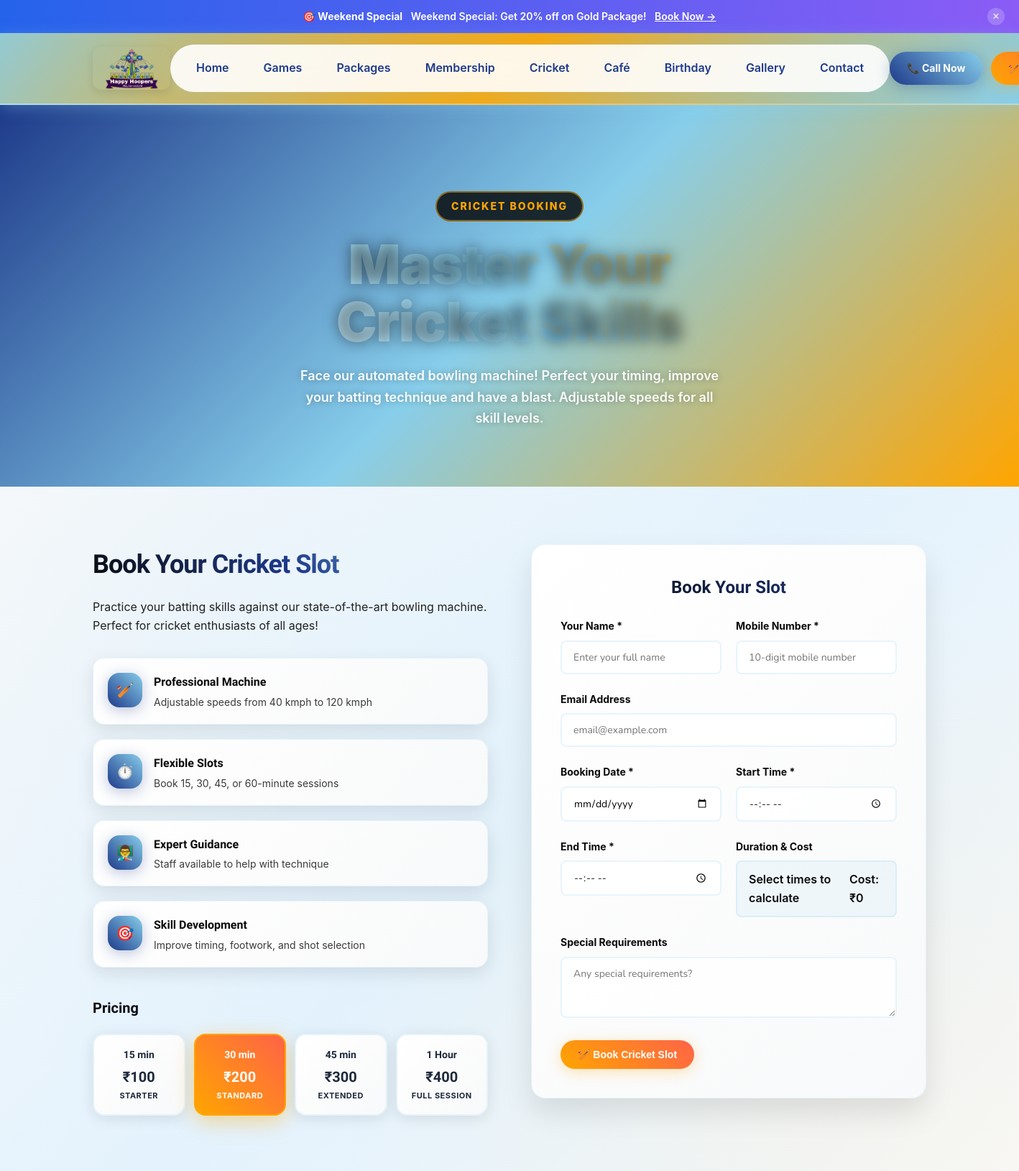
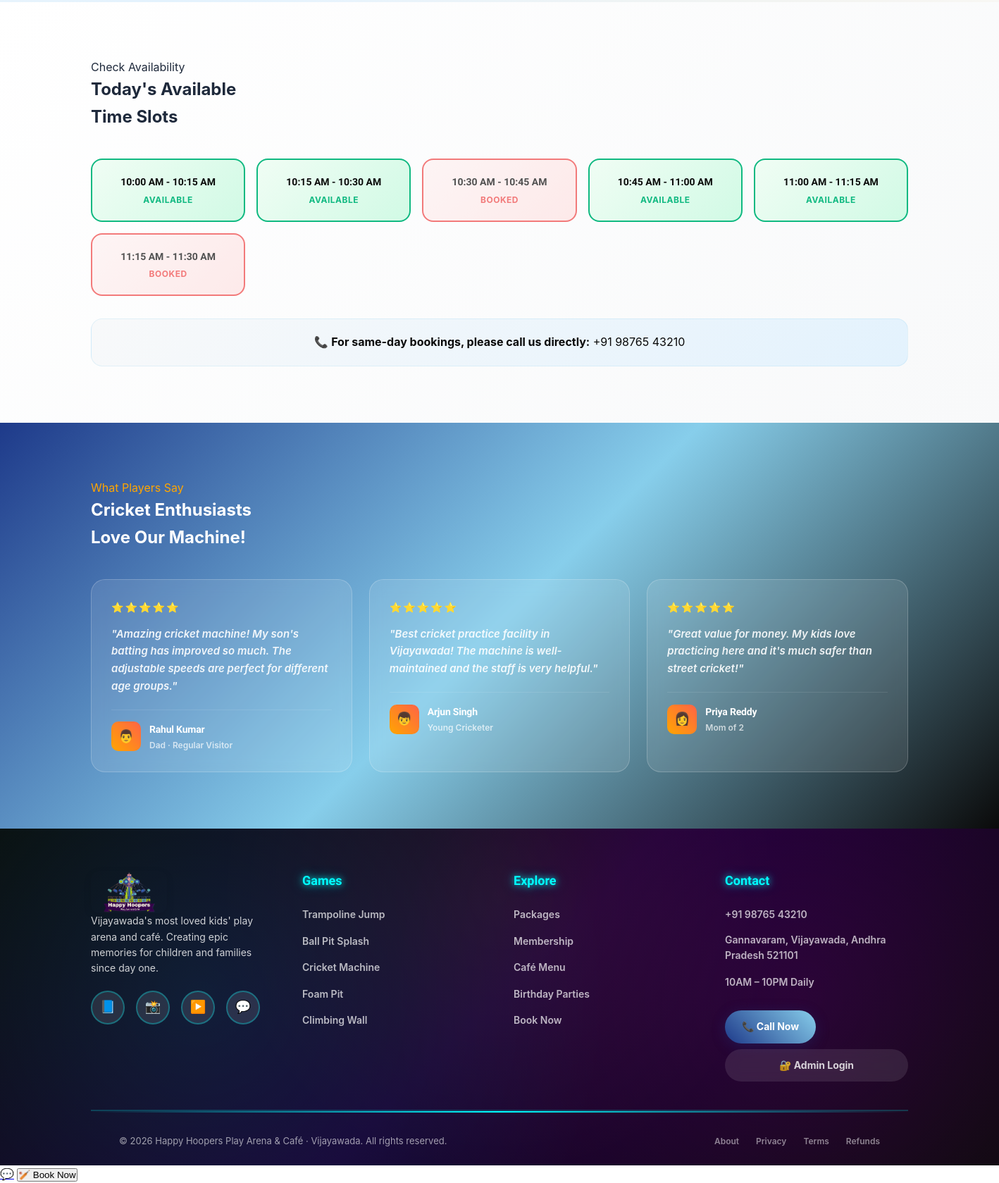
Screenshot of /cricket-booking/ with the database file from the repository (2 pictures, top to bottom).
### arena/models.py (models this page shows, shortened)
class SiteSettings(models.Model):
    key = models.CharField(max_length=100, unique=True)
    value = models.TextField()
    description = models.TextField(blank=True, null=True)
    updated_at = models.DateTimeField(auto_now=True)
    class Meta:
        ordering = ['key']
        verbose_name = "Site Setting"
        verbose_name_plural = "Site Settings"

### arena/views.py (the view)
# urls.py: path('cricket-booking/', views.cricket_booking, name='cricket_booking'),
def cricket_booking(request):
    if request.method == 'POST':
        form = CricketBookingForm(request.POST)
        if form.is_valid():
            booking = form.save()
            messages.success(request, f'Booking confirmed! Your booking ID is {booking.booking_id}')
            try:
                send_mail(
                    'Cricket Booking Confirmed - Happy Hoopers',
                    f'Your booking is confirmed!\n\nBooking ID: {booking.booking_id}\nDate: {booking.date}\nTime: {booking.start_time} - {booking.end_time}\nCost: ₹{booking.cost}',
                    settings.DEFAULT_FROM_EMAIL,
                    [booking.email],
                    fail_silently=True,
                )
            except:
                pass
            return redirect('arena:cricket_booking')
    else:
        form = CricketBookingForm()
    from datetime import date, timedelta
    today = date.today()
    available_dates = [(today + timedelta(days=i)) for i in range(8)]
    pricing_slots = CricketPricing.objects.filter(is_active=True).order_by('start_time')
    selected_date = request.GET.get('date', str(today))
    booked_slots = CricketBooking.objects.filter(
        date=selected_date,
        status='confirmed'
    ).values_list('start_time', 'end_time')
    context = {
        'form': form,
        'available_dates': available_dates,
        'pricing_slots': pricing_slots,
        'booked_slots': list(booked_slots),
        'selected_date': selected_date,
        'site_settings': get_site_settings(),
    }
    return render(request, 'arena/cricket_booking.html', context)

### arena/forms.py (shortened to what this page needs)
class CricketBookingForm(forms.ModelForm):
    mobile = forms.CharField(
        max_length=15,
        validators=[RegexValidator(r'^\d{10}$', 'Enter a valid 10-digit mobile number')]
    )
    class Meta:
        model = CricketBooking
        fields = ['name', 'mobile', 'email', 'date', 'start_time', 'end_time', 'notes']
        widgets = {
            'date': forms.DateInput(attrs={'type': 'date', 'min': timezone.now().date()}),
            'start_time': forms.TimeInput(attrs={'type': 'time'}),
            'end_time': forms.TimeInput(attrs={'type': 'time'}),
            'notes': forms.Textarea(attrs={'rows': 3}),
        }

### arena/views.py (called while the page is built)
def get_site_settings():
    settings_dict = {}
    settings_obj = SiteSettings.objects.all()
    for setting in settings_obj:
        settings_dict[setting.key] = setting.value
    return settings_dict

### arena/templates/arena/cricket_booking.html (shortened to what this page needs)
{% extends 'arena/base.html' %}
{% load static %}
{% block content %}
<section class="cricket-booking-hero">
  <div class="container">
    <div class="cricket-hero-content">
      <div class="cricket-eyebrow">Cricket Booking</div>
      <h1 class="cricket-title">Master Your<br>Cricket Skills</h1>
      <p class="cricket-desc">Face our automated bowling machine! Perfect your timing, improve your batting technique and have a blast. Adjustable speeds for all skill levels.</p>
    </div>
  </div>
</section>
<section class="booking-form-section">
  <div class="container">
    <div class="booking-form-grid">
      <div class="booking-info">
        <h2>Book Your Cricket Slot</h2>
        <p>Practice your batting skills against our state-of-the-art bowling machine. Perfect for cricket enthusiasts of all ages!</p>
        <div class="booking-features">
          <div class="feature-item">
            <div class="feature-icon">🏏</div>
            <div class="feature-text">
              <strong>Professional Machine</strong>
              <p>Adjustable speeds from 40 kmph to 120 kmph</p>
            </div>
          </div>
          <div class="feature-item">
            <div class="feature-icon">⏱️</div>
            <div class="feature-text">
              <strong>Flexible Slots</strong>
              <p>Book 15, 30, 45, or 60-minute sessions</p>
            </div>
          </div>
          <div class="feature-item">
            <div class="feature-icon">👨‍🏫</div>
            <div class="feature-text">
              <strong>Expert Guidance</strong>
              <p>Staff available to help with technique</p>
            </div>
          </div>
          <div class="feature-item">
            <div class="feature-icon">🎯</div>
            <div class="feature-text">
              <strong>Skill Development</strong>
              <p>Improve timing, footwork, and shot selection</p>
            </div>
          </div>
        </div>
        <div class="pricing-info">
          <h3>Pricing</h3>
          <div class="pricing-grid">
            <div class="price-card">
              <div class="price-duration">15 min</div>
              <div class="price-amount">₹100</div>
              <div class="price-label">Starter</div>
            </div>
            <div class="price-card active">
              <div class="price-duration">30 min</div>
              <div class="price-amount">₹200</div>
              <div class="price-label">Standard</div>
            </div>
            <div class="price-card">
              <div class="price-duration">45 min</div>
              <div class="price-amount">₹300</div>
              <div class="price-label">Extended</div>
            </div>
            <div class="price-card">
              <div class="price-duration">1 Hour</div>
              <div class="price-amount">₹400</div>
              <div class="price-label">Full Session</div>
            </div>
          </div>
        </div>
      </div>
      <div class="booking-form-card">
        <h3>Book Your Slot</h3>
        <form method="post" id="cricket-booking-form">
          <div class="form-row">
            <div class="form-group">
              <label for="{{ form.name.id_for_label }}">Your Name *</label>
              {{ form.name }}
            </div>
            <div class="form-group">
              <label for="{{ form.mobile.id_for_label }}">Mobile Number *</label>
              {{ form.mobile }}
            </div>
          </div>
          <div class="form-group">
            <label for="{{ form.email.id_for_label }}">Email Address</label>
            {{ form.email }}
          </div>
          <div class="form-row">
            <div class="form-group">
              <label for="{{ form.date.id_for_label }}">Booking Date *</label>
              {{ form.date }}
            </div>
            <div class="form-group">
              <label for="{{ form.start_time.id_for_label }}">Start Time *</label>
              {{ form.start_time }}
            </div>
          </div>
          <div class="form-row">
            <div class="form-group">
              <label for="{{ form.end_time.id_for_label }}">End Time *</label>
              {{ form.end_time }}
            </div>
            <div class="form-group">
              <label>Duration & Cost</label>
              <div class="duration-display">
                <span id="duration-text">Select times to calculate</span>
                <span id="cost-text">Cost: ₹0</span>
              </div>
            </div>
          </div>
          <div class="form-group">
            <label for="{{ form.notes.id_for_label }}">Special Requirements</label>
            {{ form.notes }}
          </div>
          <button type="submit" class="btn btn-amber btn-lg btn-full">🏏 Book Cricket Slot</button>
        </form>
      </div>
    </div>
  </div>
</section>
<section class="availability-section">
  <div class="container">
    <div class="section-header">
      <div class="section-tag">Check Availability</div>
      <h2 class="section-title">Today's Available<br>Time Slots</h2>
    </div>
    <div class="availability-grid">
      <div class="time-slot available">
        <div class="slot-time">10:00 AM - 10:15 AM</div>
        <div class="slot-status">Available</div>
      </div>
      <div class="time-slot available">
        <div class="slot-time">10:15 AM - 10:30 AM</div>
        <div class="slot-status">Available</div>
      </div>
      <div class="time-slot booked">
        <div class="slot-time">10:30 AM - 10:45 AM</div>
        <div class="slot-status">Booked</div>
      </div>
      <div class="time-slot available">
        <div class="slot-time">10:45 AM - 11:00 AM</div>
        <div class="slot-status">Available</div>
      </div>
      <div class="time-slot available">
        <div class="slot-time">11:00 AM - 11:15 AM</div>
        <div class="slot-status">Available</div>
      </div>
      <div class="time-slot booked">
        <div class="slot-time">11:15 AM - 11:30 AM</div>
        <div class="slot-status">Booked</div>
      </div>
    </div>
    <div class="availability-note">
      <p>📞 <strong>For same-day bookings, please call us directly:</strong> {{ site_settings.phone_number|default:'+91 98765 43210' }}</p>
    </div>
  </div>
</section>
<section class="testimonials-section">
  <div class="container">
    <div class="section-header">
      <div class="section-tag">What Players Say</div>
      <h2 class="section-title">Cricket Enthusiasts<br>Love Our Machine!</h2>
    </div>
    <div class="testimonials-grid">
      <div class="testimonial-card">
        <div class="testimonial-stars">⭐⭐⭐⭐⭐</div>
        <p class="testimonial-text">"Amazing cricket machine! My son's batting has improved so much. The adjustable speeds are perfect for different age groups."</p>
        <div class="testimonial-author">
          <div class="author-avatar">👨</div>
          <div class="author-info">
            <div class="author-name">Rahul Kumar</div>
            <div class="author-role">Dad · Regular Visitor</div>
          </div>
        </div>
      </div>
      <div class="testimonial-card">
        <div class="testimonial-stars">⭐⭐⭐⭐⭐</div>
        <p class="testimonial-text">"Best cricket practice facility in Vijayawada! The machine is well-maintained and the staff is very helpful."</p>
        <div class="testimonial-author">
          <div class="author-avatar">👦</div>
          <div class="author-info">
            <div class="author-name">Arjun Singh</div>
            <div class="author-role">Young Cricketer</div>
          </div>
        </div>
      </div>
      <div class="testimonial-card">
        <div class="testimonial-stars">⭐⭐⭐⭐⭐</div>
        <p class="testimonial-text">"Great value for money. My kids love practicing here and it's much safer than street cricket!"</p>
        <div class="testimonial-author">
          <div class="author-avatar">👩</div>
          <div class="author-info">
            <div class="author-name">Priya Reddy</div>
            <div class="author-role">Mom of 2</div>
          </div>
        </div>
      </div>
    </div>
  </div>
</section>
{% endblock %}

### arena/templates/arena/base.html (shortened to what this page needs)
{% load static %}
<!DOCTYPE html>
<html lang="en">
<head>
</head>
<body>
{% if site_settings.announcement_text %}
<div class="announce-bar">
  <strong>{{ site_settings.announcement_label|default:"🎯 Now Open" }}</strong> {{ site_settings.announcement_text }}
  {% if site_settings.announcement_link %}<a href="{{ site_settings.announcement_link }}">Book Now →</a>{% endif %}
  <button class="announce-close" onclick="this.parentElement.style.display='none'">×</button>
</div>
{% endif %}
<header class="site-header" id="site-header">
  <div class="container">
    <div class="header-left">
      <div class="logo">
        <img src="{% static 'images/logo.png' %}" alt="Happy Hoopers" class="logo-image">
      </div>
    </div>
    <nav class="nav-links" id="nav-links">
      <a href="{% url 'arena:home' %}" class="nav-link">Home</a>
      <a href="{% url 'arena:games' %}" class="nav-link">Games</a>
      <a href="{% url 'arena:packages' %}" class="nav-link">Packages</a>
      <a href="{% url 'arena:membership' %}" class="nav-link">Membership</a>
      <a href="{% url 'arena:cricket_booking' %}" class="nav-link">Cricket</a>
      <a href="{% url 'arena:cafe' %}" class="nav-link">Café</a>
      <a href="{% url 'arena:birthday' %}" class="nav-link">Birthday</a>
      <a href="{% url 'arena:gallery' %}" class="nav-link">Gallery</a>
      <a href="{% url 'arena:contact' %}" class="nav-link">Contact</a>
    </nav>
    <div class="header-btns">
      <a href="tel:{{ site_settings.phone_number|default:'+919876543210' }}" class="btn btn-blue">📞 Call Now</a>
      <a href="{% url 'arena:cricket_booking' %}" class="btn btn-amber">🏏 Book Now</a>
    </div>
  </div>
</header>
<main>
{% block content %}
{% endblock %}
</main>
<footer class="footer">
  <div class="container">
    <div class="footer-grid">
      <div>
        <div class="logo">
          <img src="{% static 'images/logo.png' %}" alt="Happy Hoopers" class="logo-image">
        </div>
        <p class="footer-desc">{{ site_settings.footer_description|default:"Vijayawada's most loved kids' play arena and café. Creating epic memories for children and families since day one." }}</p>
        <div class="footer-social">
          <div class="social-btn" data-url="{{ site_settings.facebook_url|default:'#' }}" data-target="_blank">📘</div>
          <div class="social-btn" data-url="{{ site_settings.instagram_url|default:'#' }}" data-target="_blank">📸</div>
          <div class="social-btn" data-url="{{ site_settings.youtube_url|default:'#' }}" data-target="_blank">▶️</div>
          <div class="social-btn" data-url="https://wa.me/{{ site_settings.whatsapp_number|default:'919876543210' }}" data-target="_blank">💬</div>
        </div>
      </div>
      <div>
        <h4>Games</h4>
        <ul class="footer-links">
          <li><a href="{% url 'arena:games' %}">Trampoline Jump</a></li>
          <li><a href="{% url 'arena:games' %}">Ball Pit Splash</a></li>
          <li><a href="{% url 'arena:cricket_booking' %}">Cricket Machine</a></li>
          <li><a href="{% url 'arena:games' %}">Foam Pit</a></li>
          <li><a href="{% url 'arena:games' %}">Climbing Wall</a></li>
        </ul>
      </div>
      <div>
        <h4>Explore</h4>
        <ul class="footer-links">
          <li><a href="{% url 'arena:packages' %}">Packages</a></li>
          <li><a href="{% url 'arena:membership' %}">Membership</a></li>
          <li><a href="{% url 'arena:cafe' %}">Café Menu</a></li>
          <li><a href="{% url 'arena:birthday' %}">Birthday Parties</a></li>
          <li><a href="{% url 'arena:cricket_booking' %}">Book Now</a></li>
        </ul>
      </div>
      <div>
        <h4>Contact</h4>
        <ul class="footer-links">
          <li><a href="tel:{{ site_settings.phone_number|default:'+919876543210' }}">{{ site_settings.phone_number|default:'+91 98765 43210' }}</a></li>
          <li><a>{{ site_settings.address|default:'Gannavaram, Vijayawada' }}</a></li>
          <li><a>{{ site_settings.hours|default:'10AM – 10PM Daily' }}</a></li>
        </ul>
        <a href="tel:{{ site_settings.phone_number|default:'+919876543210' }}" class="btn btn-blue btn-sm" style="margin-top:16px">📞 Call Now</a>
        <a href="{% url 'arena:admin_login' %}" class="btn btn-outline btn-sm admin-login-btn">
          🔐 Admin Login
        </a>
      </div>
    </div>
    <div class="footer-bottom">
      <p>© {% now "Y" %} Happy Hoopers Play Arena & Café · Vijayawada. All rights reserved.</p>
      <div class="footer-bottom-links">
        <a href="{% url 'arena:about' %}">About</a>
        <a href="#">Privacy</a>
        <a href="#">Terms</a>
        <a href="#">Refunds</a>
      </div>
    </div>
  </div>
</footer>
<a href="https://wa.me/{{ site_settings.whatsapp_number|default:'919876543210' }}" class="whatsapp-float" target="_blank">💬</a>
<button class="book-float" data-url="{% url 'arena:cricket_booking' %}">🏏 Book Now</button>
</body>
</html>

### rows the page displays
SiteSettings: announcement_label "🎯 Weekend Special"
SiteSettings: announcement_text "Weekend Special: Get 20% off on Gold Package!"
SiteSettings: phone_number "+91 98765 43210"
SiteSettings: footer_description "Vijayawada's most loved kids' play arena and café. Creating epic memories for children and families since day one."
SiteSettings: address "Gannavaram, Vijayawada, Andhra Pradesh 521101"
SiteSettings: hours "10AM – 10PM Daily"
